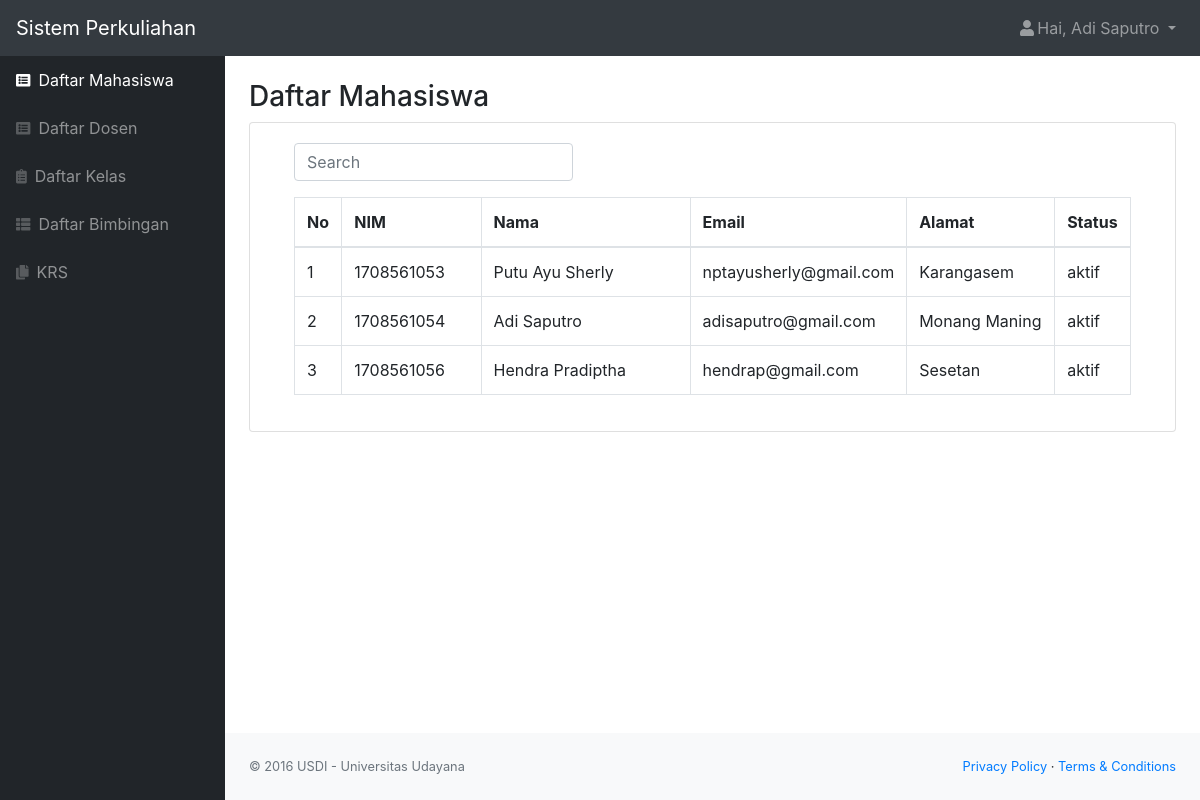
/mahasiswa.php (signed in), run on the app's committed database.
### tables this page shows
CREATE TABLE `mahasiswa` (
  `id_mahasiswa` int(11) NOT NULL,
  `role` char(1) NOT NULL,
  `nim` char(10) NOT NULL,
  `nama` varchar(50) NOT NULL,
  `email` varchar(50) NOT NULL,
  `alamat` varchar(50) NOT NULL,
  `tanggal_lahir` date NOT NULL,
  `status` varchar(20) NOT NULL,
  `password` varchar(300) NOT NULL
);

### mahasiswa.php (the view, shortened to what this page needs)
<?php
    include "function.php";
    $queryMahasiswa = mysqli_query($koneksi, "SELECT * FROM mahasiswa ORDER BY nim asc");
    $nama = $_SESSION['nama'];
    $role = $_SESSION['role'];
?>
<!DOCTYPE html>
<html lang="en">
    <head>
        <link href="css/styles.css" rel="stylesheet" />
        <link href="https://cdn.datatables.net/1.10.20/css/dataTables.bootstrap4.min.css" rel="stylesheet" />
    </head>
    <body class="sb-nav-fixed">
        <nav class="sb-topnav navbar navbar-expand navbar-dark bg-dark">
            <a class="navbar-brand" href="index.php">Sistem Perkuliahan</a>
            <ul class="navbar-nav ml-auto">
                <li class="nav-item dropdown">
                    <a class="nav-link dropdown-toggle" id="userDropdown" href="#" role="button" data-toggle="dropdown" aria-haspopup="true" aria-expanded="false"><i class="fas fa-user fa-fw"></i>Hai, <?= $nama; ?> </a>
                </li>
            </ul>
        </nav>
        <div id="layoutSidenav">
            <div id="layoutSidenav_nav">
                <nav class="sb-sidenav accordion sb-sidenav-dark" id="sidenavAccordion">
                    <div class="sb-sidenav-menu">
                        <div class="nav">
                            <a class="nav-link active" href="mahasiswa.php"
                                ><div class="sb-nav-link-icon"><i class="fas fa-list-alt"></i></div>
                                Daftar Mahasiswa</a
                            >
                            <a class="nav-link" href="dosen.php"
                                ><div class="sb-nav-link-icon"><i class="fas fa-list-alt"></i></div>
                                Daftar Dosen</a
                            >
                            <a class="nav-link" href="kelas.php"
                                ><div class="sb-nav-link-icon"><i class="fas fa-clipboard-list"></i></div>
                                Daftar Kelas</a
                            >
                            <a class="nav-link" href="bimbingan.php"
                                ><div class="sb-nav-link-icon"><i class="fas fa-th-list"></i></div>
                                Daftar Bimbingan</a
                            >
                            <?php if($role == "1") { ?>
                            <a class="nav-link" href="krs.php"
                                ><div class="sb-nav-link-icon"><i class="fas fa-copy"></i></div>
                                KRS</a>
                            <?php } ?>
                        </div>
                    </div>
                </nav>
            </div>
            <div id="layoutSidenav_content">
                <main>
                    <div class="container-fluid">
                        <h3 class="mt-4">Daftar Mahasiswa</h3>
                        <div class="card mb-4">
                            <div class="card-body">
                                <div class="table-responsive">
                                    <div class="container">
                                        <form action="" method="POST" >
                                            <input class="form-control col-sm-4 mb-3 keyword" type="text" placeholder="Search" aria-label="Pencarian" name="keyword" autofocus autocomplete="off">
                                        </form>
                                    </div>
                                    <div class="container">
                                        <table class="table table-bordered" id="dataTable" width="100%" cellspacing="0">
                                            <thead>
                                                <tr>
                                                    <th>No</th>
                                                    <th class="col-sm-2">NIM</th>
                                                    <th class="col-sm-3">Nama</th>
                                                    <th class="col-sm-3">Email</th>
                                                    <th>Alamat</th>
                                                    <th>Status</th>
                                                </tr>
                                            </thead>
                                            <?php $i=1;
                                            foreach ($queryMahasiswa as $data) : ?>
                                                <tr>
                                                    <td><?= $i++; ?></td>
                                                    <td><?= $data['nim']; ?></td>
                                                    <td><?= $data['nama']; ?></td>
                                                    <td><?= $data['email']; ?></td>
                                                    <td><?= $data['alamat']; ?></td>
                                                    <td><?= $data['status']; ?></td>
                                                </tr>
                                                <?php endforeach; ?>
                                        </table>
                                    </div>
                                </div>
                            </div>
                        </div>
                    </div>
                </main>
                <footer class="py-4 bg-light mt-auto">
                    <div class="container-fluid">
                        <div class="d-flex align-items-center justify-content-between small">
                            <div class="text-muted">&copy; 2016 USDI - Universitas Udayana</div>
                            <div>
                                <a href="#">Privacy Policy</a>
                                &middot;
                                <a href="#">Terms &amp; Conditions</a>
                            </div>
                        </div>
                    </div>
                </footer>
            </div>
        </div>
    </body>
</html>

### data on the page
mahasiswa: nim "1708561053", nama "Putu Ayu Sherly", email "nptayusherly@gmail.com", alamat "Karangasem", status "aktif"
mahasiswa: nim "1708561054", nama "Adi Saputro", email "adisaputro@gmail.com", alamat "Monang Maning", status "aktif"
mahasiswa: nim "1708561056", nama "Hendra Pradiptha", email "hendrap@gmail.com", alamat "Sesetan", status "aktif"

### other printed values
$nama "Adi Saputro"
